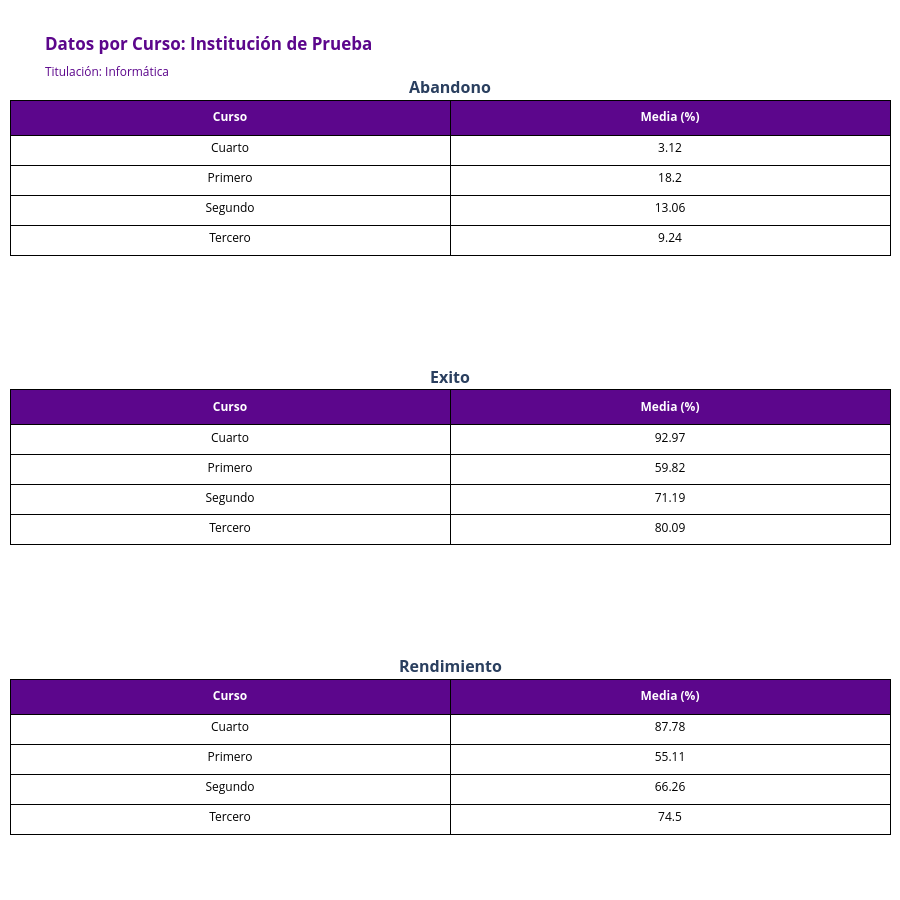

The cell this chart's notebook holds for it:
### Markdown cell above
### Grafica Tabla Curso

### Code cell
import pandas as pd
import plotly.graph_objects as go
from plotly.subplots import make_subplots

def create_static_graph_course_tables(df, nombre_institucion, nombre_titulacion):
    # Agrupar por Curso y Tasa, calculando la media del Valor
    df_agrupado = df.groupby(['Curso', 'Tasa'])['Valor'].mean().reset_index()
    df_agrupado['Valor'] = df_agrupado['Valor'].round(2)
    
    # Ordenar por Curso y Tasa
    df_agrupado = df_agrupado.sort_values(['Curso', 'Tasa'])
    
    # Obtener las tasas únicas
    tasas_unicas = df_agrupado['Tasa'].unique()
    num_tasas = len(tasas_unicas)
    
    # Crear subplots - una tabla por tasa
    fig = make_subplots(
        rows=num_tasas, 
        cols=1,
        subplot_titles=[f"<b>{tasa}</b>" for tasa in tasas_unicas],
        specs=[[{"type": "table"}] for _ in range(num_tasas)],
        vertical_spacing=0.02
    )
    
    # Crear una tabla para cada tasa
    for i, tasa in enumerate(tasas_unicas, 1):
        df_tasa = df_agrupado[df_agrupado['Tasa'] == tasa]
        
        fig.add_trace(
            go.Table(
                header=dict(
                    values=["<b>Curso</b>", "<b>Media (%)</b>"],
                    fill_color='#5C068C',
                    align='center',
                    font=dict(color='white', size=12),
                    line_color='black',
                    height=35
                ),
                cells=dict(
                    values=[df_tasa['Curso'], df_tasa['Valor']],
                    fill_color='white',
                    align=['center', 'center'],
                    font=dict(color='black', size=12),
                    line_color='black',
                    height=30
                )
            ),
            row=i, col=1
        )
    
    # Actualizar el diseño de la figura
    fig.update_layout(
        title=f"<b>Datos por Curso: {nombre_institucion}</b><br><sub>Titulación: {nombre_titulacion}</sub>",
        title_font_color='#5C068C',
        margin=dict(l=10, r=10, t=100, b=10),
        height=300 * num_tasas,
        showlegend=False
    )

    fig.write_image("./output/course_tables.png")
    return fig

create_static_graph_course_tables(dataset, "Institución de Prueba", "Informática")

### Figure 1 — Plotly figure (JSON) as saved in the notebook; plotly's stock layout.template omitted (floating-point values rounded to 4 significant figures)
{"data": [{"cells": {"align": ["center", "center"], "fill": {"color": "white"}, "font": {"color": "black", "size": 12}, "height": 30, "line": {"color": "black"}, "values": [["Cuarto", "Primero", "Segundo", "Tercero"], [3.12, 18.2, 13.06, 9.24]]}, "domain": {"x": [0, 1], "y": [0.7333, 1]}, "header": {"align": "center", "fill": {"color": "#5C068C"}, "font": {"color": "white", "size": 12}, "height": 35, "line": {"color": "black"}, "values": ["<b>Curso</b>", "<b>Media (%)</b>"]}, "type": "table"}, {"cells": {"align": ["center", "center"], "fill": {"color": "white"}, "font": {"color": "black", "size": 12}, "height": 30, "line": {"color": "black"}, "values": [["Cuarto", "Primero", "Segundo", "Tercero"], [92.97, 59.82, 71.19, 80.09]]}, "domain": {"x": [0, 1], "y": [0.3667, 0.6333]}, "header": {"align": "center", "fill": {"color": "#5C068C"}, "font": {"color": "white", "size": 12}, "height": 35, "line": {"color": "black"}, "values": ["<b>Curso</b>", "<b>Media (%)</b>"]}, "type": "table"}, {"cells": {"align": ["center", "center"], "fill": {"color": "white"}, "font": {"color": "black", "size": 12}, "height": 30, "line": {"color": "black"}, "values": [["Cuarto", "Primero", "Segundo", "Tercero"], [87.78, 55.11, 66.26, 74.5]]}, "domain": {"x": [0, 1], "y": [0, 0.2667]}, "header": {"align": "center", "fill": {"color": "#5C068C"}, "font": {"color": "white", "size": 12}, "height": 35, "line": {"color": "black"}, "values": ["<b>Curso</b>", "<b>Media (%)</b>"]}, "type": "table"}], "layout": {"annotations": [{"font": {"size": 16}, "showarrow": false, "text": "<b>Abandono</b>", "x": 0.5, "xanchor": "center", "xref": "paper", "y": 1, "yanchor": "bottom", "yref": "paper"}, {"font": {"size": 16}, "showarrow": false, "text": "<b>Exito</b>", "x": 0.5, "xanchor": "center", "xref": "paper", "y": 0.6333, "yanchor": "bottom", "yref": "paper"}, {"font": {"size": 16}, "showarrow": false, "text": "<b>Rendimiento</b>", "x": 0.5, "xanchor": "center", "xref": "paper", "y": 0.2667, "yanchor": "bottom", "yref": "paper"}], "height": 900, "margin": {"b": 10, "l": 10, "r": 10, "t": 100}, "showlegend": false, "title": {"font": {"color": "#5C068C"}, "text": "<b>Datos por Curso: Institución de Prueba</b><br><sub>Titulación: Informática</sub>"}}}
